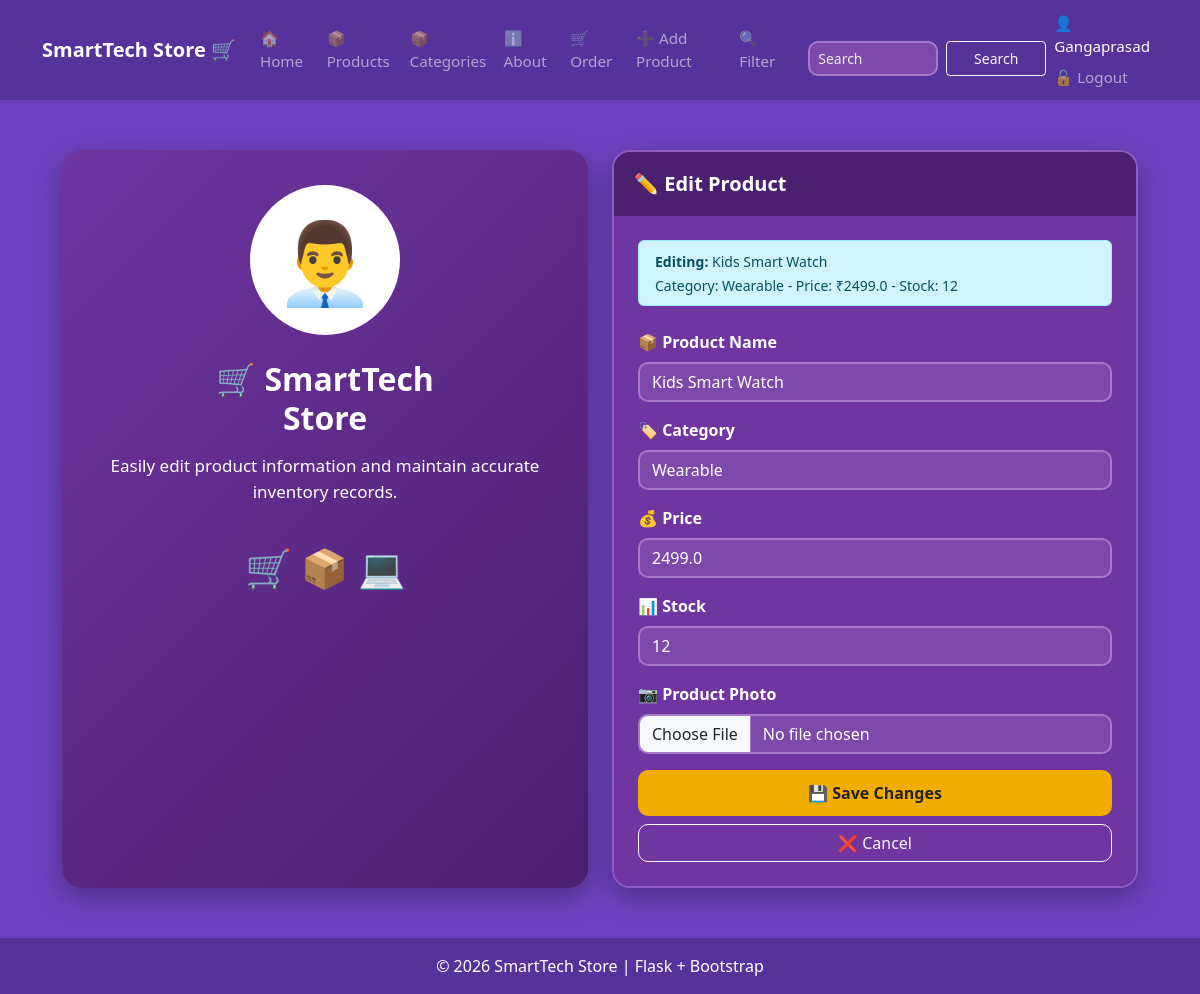
Page /edit/86 (signed in) on the committed database.
### tables this page shows
CREATE TABLE products (
                    id INTEGER PRIMARY KEY AUTOINCREMENT,
                    name TEXT NOT NULL,
                    category TEXT NOT NULL,
                    price REAL NOT NULL,
                    stock INTEGER NOT NULL
                 , photo TEXT DEFAULT 'default.jpg');

### app.py (the view, shortened to what this page needs)
@app.route('/edit/<int:id>', methods=['GET', 'POST'])
def edit_product(id):
    if session.get('role') != 'admin':
        flash(
            "Admins only! You do not have permission",
            "danger"
        )
        return redirect(url_for('home'))
    conn = get_db()
    product = conn.execute(
        'SELECT * FROM products WHERE id = ?',
        (id,)
    ).fetchone()
    conn.close()
    if product is None:
        abort(404)
    return render_template(
        "edit_product.html",
        product=product
    )

### database.py (called while the page is built)
def get_db():
    conn = sqlite3.connect(DB_PATH)
    conn.row_factory = sqlite3.Row # To access columns by name
    return conn

### templates/edit_product.html (shortened to what this page needs)
{% extends "base.html" %}
{% block content %}
<div class="container edit-wrapper">
    <div class="row g-4 align-items-stretch">
        <div class="col-md-6">
            <div class="info-box">
                <div class="info-icon">
                    👨‍💼
                </div>
                <h2>
                    🛒 SmartTech<br>Store
                </h2>
                <p class="mt-3">
                    Easily edit product information and
                    maintain accurate inventory records.
                </p>
                <div class="info-icons">
                    🛒 📦 💻
                </div>
            </div>
        </div>
        <div class="col-md-6">
            <div class="edit-card">
                <div class="edit-header">
                    <h5>✏️ Edit Product</h5>
                </div>
                <div class="card-body p-4">
                    <div class="alert alert-info py-2 mb-4">
                        <small>
                            <strong>Editing:</strong>
                            {{ product['name'] }}<br>
                            Category: {{ product['category'] }} -
                            Price: ₹{{ product['price'] }} -
                            Stock: {{ product['stock'] }}
                        </small>
                    </div>
                    <form action="{{url_for('edit_product',id=product['id'])}}"
                          method="POST"
                          enctype="multipart/form-data">
                        <div class="mb-3">
                            <label class="form-label fw-bold">
                                📦 Product Name
                            </label>
                            <input required
                                   name="product_name"
                                   class="form-control"
                                   placeholder="Enter Product Name"
                                   type="text"
                                   value="{{ product['name'] }}">
                        </div>
                        <div class="mb-3">
                            <label class="form-label fw-bold">
                                🏷️ Category
                            </label>
                            <input required
                                   name="category"
                                   class="form-control"
                                   placeholder="Enter Category"
                                   type="text"
                                   value="{{ product['category'] }}">
                        </div>
                        <div class="mb-3">
                            <label class="form-label fw-bold">
                                💰 Price
                            </label>
                            <input required
                                   name="price"
                                   min="0"
                                   class="form-control"
                                   placeholder="Enter Price"
                                   type="number"
                                   value="{{ product['price'] }}">
                        </div>
                        <div class="mb-3">
                            <label class="form-label fw-bold">
                                📊 Stock
                            </label>
                            <input required
                                   name="stock"
                                   min="0"
                                   class="form-control"
                                   placeholder="Enter Stock"
                                   type="number"
                                   value="{{ product['stock'] }}">
                        </div>
                        <div class="mb-3">
                            <label class="form-label fw-bold">
                                📷 Product Photo
                            </label>
                            <input name="photo"
                                   class="form-control"
                                   type="file"
                                   accept="image/*">
                        </div>
                        <div class="d-grid">
                            <button type="submit"
                                    class="edit-btn">
                                💾 Save Changes
                            </button>
                            <a href="{{ url_for('product') }}"
                               class="btn btn-outline-light cancel-btn mt-2">
                                ❌ Cancel
                            </a>
                        </div>
                    </form>
                </div>
            </div>
        </div>
    </div>
</div>
{% endblock %}

### templates/base.html (style rules this page uses)
html, body { margin: 0; padding: 0; min-height: 100%; background-color: #6f42c1 !important; }
body { background-color: #6f42c1 !important; }
:root { --brand: #6f42c1; }

### templates/edit_product.html (style rules this page uses)
html,body { background:#5b2a86!important; }
.edit-wrapper { max-width:1100px; margin:50px auto; }
.info-box { background:linear-gradient(135deg,#6f35a0,#4b2070); color:white; border-radius:20px; min-height:100%; padding:35px 25px; text-align:center; box-shadow:0 10px 30px rgba(0,0,0,.3); }
.info-icon { width:150px; height:150px; margin:auto auto 25px; background:white; border-radius:50%; display:flex; align-items:center; justify-content:center; font-size:80px; }
.info-box h2 { font-weight:800; color:white; }
.info-box p { color:white; font-size:17px; }
.info-icons { font-size:38px; margin-top:35px; display:flex; justify-content:center; gap:25px; }
.edit-card { background:#6f35a0!important; border:2px solid #8e5bc0; border-radius:18px; overflow:hidden; box-shadow:0 10px 30px rgba(0,0,0,.3); }
.edit-header { background:#4b2070!important; color:white; padding:20px; }
.edit-header h5 { margin:0; font-weight:700; }
.card-body { background:#6f35a0!important; color:white; }
.form-label { color:white!important; }
.form-control { background:#7d49aa!important; color:white!important; border:2px solid #a77acb; border-radius:10px; }
.form-control::placeholder { color:#eee!important; }
.edit-btn { background:#f0ad00; color:#222; border:0; border-radius:10px; padding:11px; font-weight:700; }
.cancel-btn { border-radius:10px; }

### rows in the picture
products: name "Kids Smart Watch", category "Wearable", price "2499.0", stock "12", product_name "Kids Smart Watch"

### other values in the picture
{{ session.username }} "Gangaprasad"
